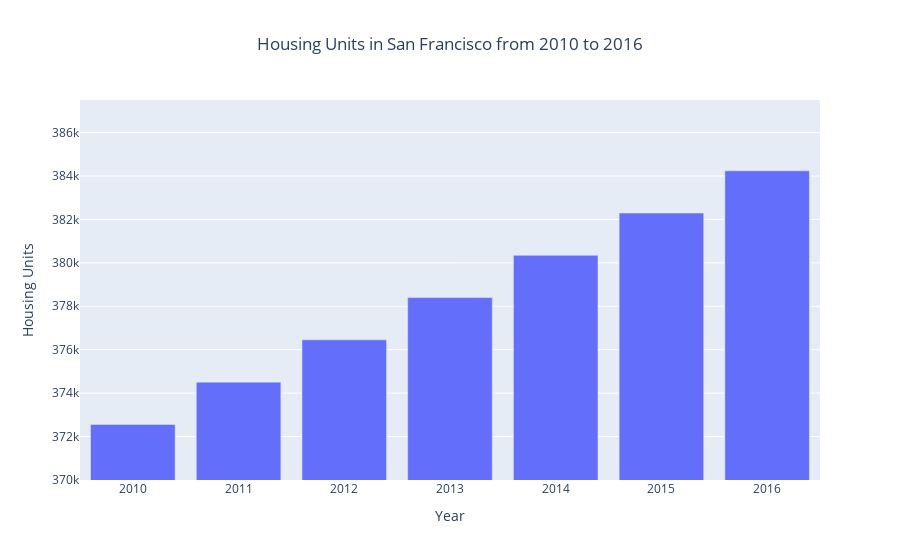

The cell this chart's notebook holds for it:
### Markdown cell above
# Debugging

Note: Some of the Plotly express plots may not render in the notebook through the panel functions.

However, you can test each plot by uncommenting the following code

### Code cell
housing_units_per_year()

### Figure 1 — Plotly figure (JSON) as saved in the notebook; plotly's stock layout.template omitted (floating-point values rounded to 4 significant figures)
{"data": [{"alignmentgroup": "True", "hovertemplate": "Year=%{x}<br>Housing Units=%{y}<extra></extra>", "legendgroup": "", "marker": {"color": "#636efa"}, "name": "", "offsetgroup": "", "orientation": "v", "showlegend": false, "textposition": "auto", "type": "bar", "x": [2010, 2011, 2012, 2013, 2014, 2015, 2016], "xaxis": "x", "y": [372560, 374507, 376454, 378401, 380348, 382295, 384242], "yaxis": "y"}], "layout": {"autosize": true, "barmode": "relative", "legend": {"tracegroupgap": 0}, "title": {"text": "Housing Units in San Francisco from 2010 to 2016", "x": 0.5, "xanchor": "center"}, "xaxis": {"anchor": "y", "autorange": true, "domain": [0, 1], "range": [2010.0, 2016.0], "tickmode": "linear", "title": {"text": "Year"}, "type": "linear"}, "yaxis": {"anchor": "x", "domain": [0, 1], "range": [370000, 387500], "title": {"text": "Housing Units"}, "type": "linear"}}}
